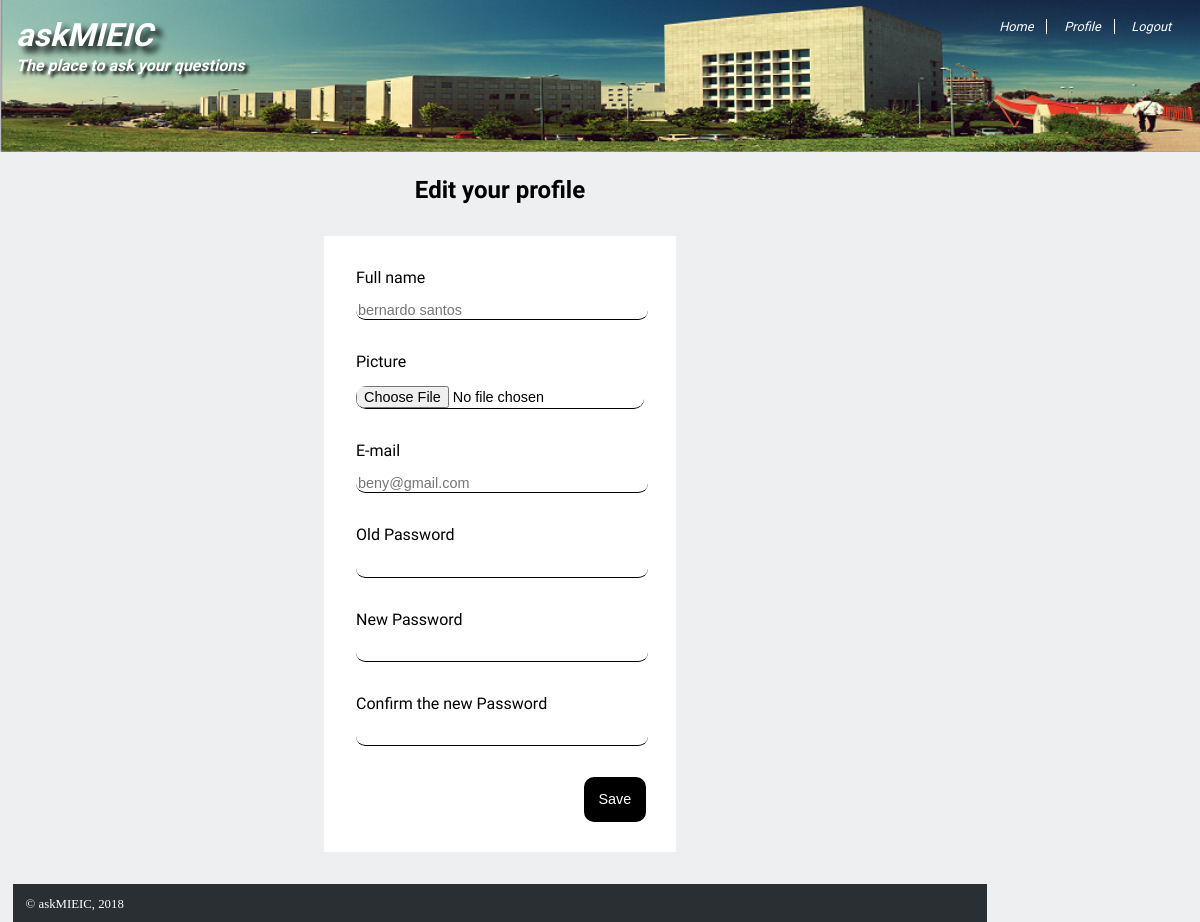
The app's page /pages/edit_profile.php (signed in), older data.
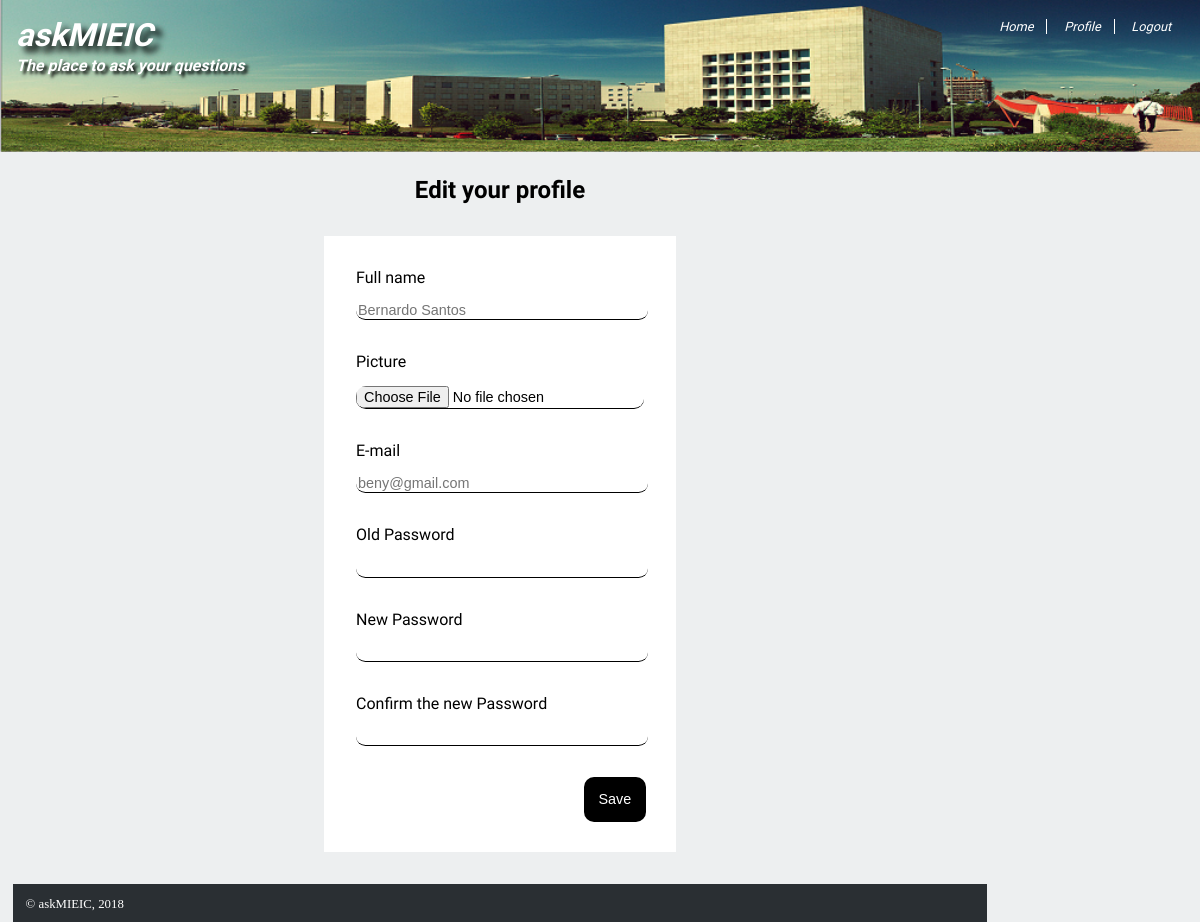
The same page, newer data.
### tables this page shows
CREATE TABLE User (id INTEGER PRIMARY KEY CHECK (id >= 201000000 and id <= 201999999), name VARCHAR NOT NULL, email VARCHAR NOT NULL CHECK (email LIKE "%@%.%"), password VARCHAR NOT NULL);

### database/session.php (called while the page is built, shortened)
<?php
  function getUserID()
  {
    if (isset($_SESSION['id'])) {
        return $_SESSION['id'];
    } else {
        return null;
    }
  }
?>

### database/users.php (called while the page is built, shortened)
<?php
  function getUser($id) {
    global $db;
    try {
      $stmt = $db->prepare('SELECT * FROM User WHERE id = ?');
      $stmt->execute(array($id));
      return $stmt->fetch();
    }
    catch(PDOException $e) {
      return null;
    }
  }
?>

### pages/edit_profile.php (the view, shortened to what this page needs)
<?php
  include_once('../templates/header&footer.php');
  ?>
   <section id="edit_profile">
      <h1>Edit your profile</h1>
      <form action="../actions/profile_action.php" method="post" enctype="multipart/form-data">
        <label>
          Full name <input type="text" name="name" placeholder="<?php echo getUser(getUserID())['name']?>">
        </label>
        <label>
          Picture <input type="file" name="image">
        </label>
        <label>
          E-mail <input type="email" name="email" placeholder="<?php echo getUser(getUserID())['email']?>">
        </label>
        <label>
          Old Password <input type="password" name="old_password">
        </label>
        <label>
          New Password <input type="password" name="new_password">
        </label>
        <label>
          Confirm the new Password <input type="password" name="confirm_new_password">
        </label>
        <input type="submit" value="Save">
      </form>
    </section>

Row changes from the older to the newer data that the page shows:
changed user "beny@gmail.com": name "bernardo santos" → "Bernardo Santos"
